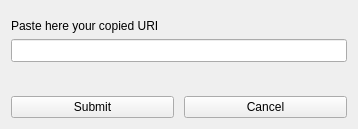
<?xml version="1.0" encoding="UTF-8"?>
<ui version="4.0">
 <class>UriWidget</class>
 <widget class="QWidget" name="UriWidget">
  <property name="geometry">
   <rect>
    <x>0</x>
    <y>0</y>
    <width>358</width>
    <height>129</height>
   </rect>
  </property>
  <property name="windowTitle">
   <string>UriWidget</string>
  </property>
  <layout class="QVBoxLayout" name="verticalLayout_2">
   <item>
    <layout class="QVBoxLayout" name="verticalLayout">
     <item>
      <widget class="QLabel" name="label">
       <property name="maximumSize">
        <size>
         <width>200</width>
         <height>30</height>
        </size>
       </property>
       <property name="text">
        <string>Paste here your copied URI</string>
       </property>
       <property name="alignment">
        <set>Qt::AlignBottom|Qt::AlignLeading|Qt::AlignLeft</set>
       </property>
      </widget>
     </item>
     <item>
      <widget class="QLineEdit" name="uriEdit">
       <property name="maximumSize">
        <size>
         <width>16777215</width>
         <height>25</height>
        </size>
       </property>
      </widget>
     </item>
     <item>
      <widget class="QLabel" name="errorLabel">
       <property name="styleSheet">
        <string notr="true">color: red</string>
       </property>
       <property name="text">
        <string/>
       </property>
       <property name="alignment">
        <set>Qt::AlignLeading|Qt::AlignLeft|Qt::AlignTop</set>
       </property>
      </widget>
     </item>
     <item>
      <layout class="QHBoxLayout" name="horizontalLayout">
       <property name="spacing">
        <number>10</number>
       </property>
       <item>
        <widget class="QPushButton" name="submit">
         <property name="text">
          <string>Submit</string>
         </property>
        </widget>
       </item>
       <item>
        <widget class="QPushButton" name="cancel">
         <property name="text">
          <string>Cancel</string>
         </property>
        </widget>
       </item>
      </layout>
     </item>
    </layout>
   </item>
  </layout>
 </widget>
 <resources/>
 <connections/>
</ui>
